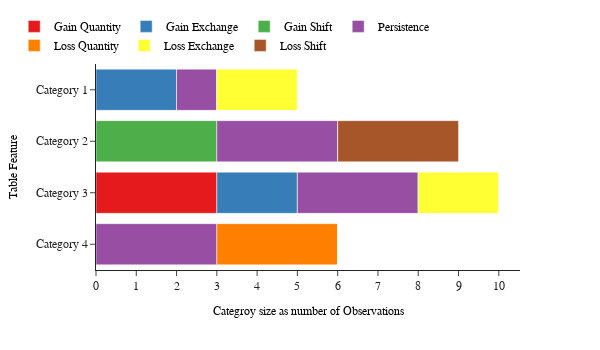

Write notebook code for a chart like this one.
### Code cell
fig = px.bar(plot_df, y=plot_df.index, x=plot_df.columns,
                height=350, orientation='h', width=600,
                opacity=1, color_discrete_sequence=px.colors.qualitative.Set1,
                template="simple_white")
layout = fig.update_layout(
    font=dict(family="Trebuchet MS", size=12),
    hovermode=False,
    paper_bgcolor='rgba(0,0,0,0)',
    plot_bgcolor='rgba(0,0,0,0)',
    yaxis=dict(autorange="reversed", type='category', title='Table Feature',
                title_font=dict(size=12, family='Trebuchet MS', color='black')),
    xaxis=dict(title='Categroy size as number of Observations', dtick=1,
                title_font=dict(size=12, family='Trebuchet MS', color='black')),
    legend=dict(orientation="h", yanchor="bottom", y=1.02, xanchor="right",
                x=0.8, title='',
                font=dict(family="Trebuchet MS", size=12, color="black"))
)
fig.show()

### Figure 1 — Plotly figure (JSON) as saved in the notebook; plotly's stock layout.template omitted (floating-point values rounded to 4 significant figures)
{"data": [{"alignmentgroup": "True", "hovertemplate": "variable=Gain Quantity<br>value=%{x}<br>index=%{y}<extra></extra>", "legendgroup": "Gain Quantity", "marker": {"color": "rgb(228,26,28)", "opacity": 1}, "name": "Gain Quantity", "offsetgroup": "Gain Quantity", "orientation": "h", "showlegend": true, "textposition": "auto", "type": "bar", "x": [0, 0, 3, 0], "xaxis": "x", "y": ["Category 1", "Category 2", "Category 3", "Category 4"], "yaxis": "y"}, {"alignmentgroup": "True", "hovertemplate": "variable=Gain Exchange<br>value=%{x}<br>index=%{y}<extra></extra>", "legendgroup": "Gain Exchange", "marker": {"color": "rgb(55,126,184)", "opacity": 1}, "name": "Gain Exchange", "offsetgroup": "Gain Exchange", "orientation": "h", "showlegend": true, "textposition": "auto", "type": "bar", "x": [2, 0, 2, 0], "xaxis": "x", "y": ["Category 1", "Category 2", "Category 3", "Category 4"], "yaxis": "y"}, {"alignmentgroup": "True", "hovertemplate": "variable=Gain Shift<br>value=%{x}<br>index=%{y}<extra></extra>", "legendgroup": "Gain Shift", "marker": {"color": "rgb(77,175,74)", "opacity": 1}, "name": "Gain Shift", "offsetgroup": "Gain Shift", "orientation": "h", "showlegend": true, "textposition": "auto", "type": "bar", "x": [0, 3, 0, 0], "xaxis": "x", "y": ["Category 1", "Category 2", "Category 3", "Category 4"], "yaxis": "y"}, {"alignmentgroup": "True", "hovertemplate": "variable=Persistence<br>value=%{x}<br>index=%{y}<extra></extra>", "legendgroup": "Persistence", "marker": {"color": "rgb(152,78,163)", "opacity": 1}, "name": "Persistence", "offsetgroup": "Persistence", "orientation": "h", "showlegend": true, "textposition": "auto", "type": "bar", "x": [1, 3, 3, 3], "xaxis": "x", "y": ["Category 1", "Category 2", "Category 3", "Category 4"], "yaxis": "y"}, {"alignmentgroup": "True", "hovertemplate": "variable=Loss Quantity<br>value=%{x}<br>index=%{y}<extra></extra>", "legendgroup": "Loss Quantity", "marker": {"color": "rgb(255,127,0)", "opacity": 1}, "name": "Loss Quantity", "offsetgroup": "Loss Quantity", "orientation": "h", "showlegend": true, "textposition": "auto", "type": "bar", "x": [0, 0, 0, 3], "xaxis": "x", "y": ["Category 1", "Category 2", "Category 3", "Category 4"], "yaxis": "y"}, {"alignmentgroup": "True", "hovertemplate": "variable=Loss Exchange<br>value=%{x}<br>index=%{y}<extra></extra>", "legendgroup": "Loss Exchange", "marker": {"color": "rgb(255,255,51)", "opacity": 1}, "name": "Loss Exchange", "offsetgroup": "Loss Exchange", "orientation": "h", "showlegend": true, "textposition": "auto", "type": "bar", "x": [2, 0, 2, 0], "xaxis": "x", "y": ["Category 1", "Category 2", "Category 3", "Category 4"], "yaxis": "y"}, {"alignmentgroup": "True", "hovertemplate": "variable=Loss Shift<br>value=%{x}<br>index=%{y}<extra></extra>", "legendgroup": "Loss Shift", "marker": {"color": "rgb(166,86,40)", "opacity": 1}, "name": "Loss Shift", "offsetgroup": "Loss Shift", "orientation": "h", "showlegend": true, "textposition": "auto", "type": "bar", "x": [0, 3, 0, 0], "xaxis": "x", "y": ["Category 1", "Category 2", "Category 3", "Category 4"], "yaxis": "y"}], "layout": {"barmode": "relative", "font": {"family": "Trebuchet MS", "size": 12}, "height": 350, "hovermode": false, "legend": {"font": {"color": "black", "family": "Trebuchet MS", "size": 12}, "orientation": "h", "title": {"text": ""}, "tracegroupgap": 0, "x": 0.8, "xanchor": "right", "y": 1.02, "yanchor": "bottom"}, "margin": {"t": 60}, "paper_bgcolor": "rgba(0,0,0,0)", "plot_bgcolor": "rgba(0,0,0,0)", "width": 600, "xaxis": {"anchor": "y", "domain": [0, 1], "dtick": 1, "title": {"font": {"color": "black", "family": "Trebuchet MS", "size": 12}, "text": "Categroy size as number of Observations"}}, "yaxis": {"anchor": "x", "autorange": "reversed", "domain": [0, 1], "title": {"font": {"color": "black", "family": "Trebuchet MS", "size": 12}, "text": "Table Feature"}, "type": "category"}}}
